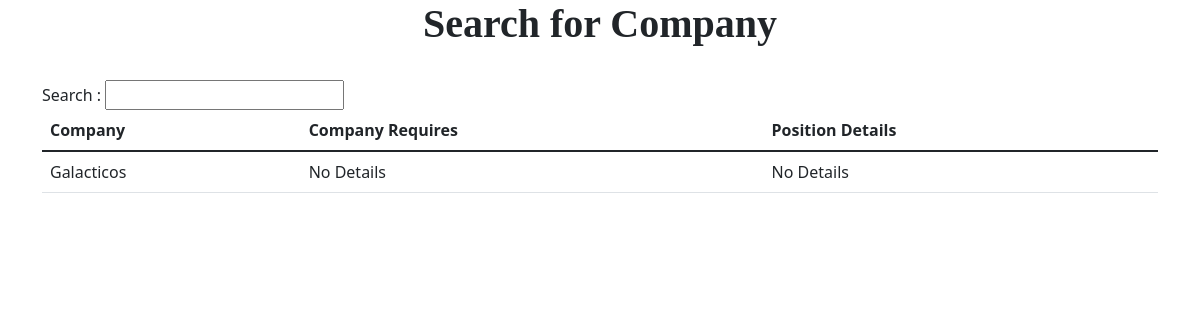
The app's page /searchcompany (signed in), older data.
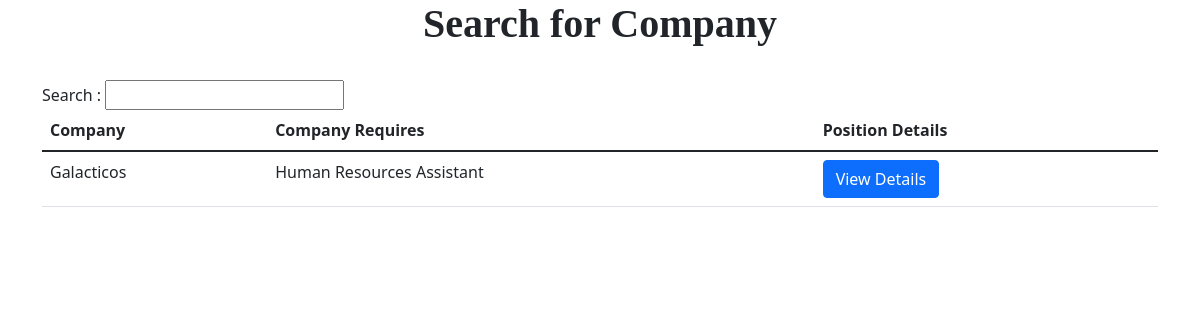
The same page, newer data.
### app.py (models this page shows)
class Company(db.Model):
    sno = db.Column(db.Integer, primary_key=True)
    name = db.Column(db.String(200), nullable=False)
    username = db.Column(db.String(200), unique=True)
    password = db.Column(db.String(200), nullable=False)
    jobTitle = db.Column(db.String(200), nullable=True)
    pdf = db.Column(db.String(200), nullable=True)

### app.py (the view)
@app.route("/searchcompany")
def searchcompany():
    if 'username' in session:
        company = Company.query.all()
        return render_template('searchcompany.html', company=company)
    return redirect(url_for('userlogin'))

### app.py (called while the page is built)
@app.context_processor
def context_processor():
    return dict(userincompanyfavourite = userincompanyfavourite, userdetailsincompanyfavourite = userdetailsincompanyfavourite, companyjobreq=companyjobreq, percentagematch = percentagematch)

### templates/searchcompany.html (shortened to what this page needs)
<!DOCTYPE html>
<html lang="en">
<head>
    <link href="https://cdn.jsdelivr.net/npm/bootstrap@5.1.1/dist/css/bootstrap.min.css" rel="stylesheet"
 />
    <link rel="stylesheet" href="{{url_for('static', filename='css/profile.css')}}" />
</head>
<body>
    <div class="container">
        <h1 class="text-center" style="font-family: serif, georgia; font-weight: bold">
            Search for Company
        </h1>
        <br />
        Search : <input type="text" name="text" id="myInput" />
        <table class="table">
            <thead>
                <tr>
                    <th>Company</th>
                    <th>Company Requires</th>
                    <th>Position Details</th>
                </tr>
            </thead>
            <tbody id="myTable">
                {% for i in company %}
                <tr>
                    <td>{{i.name}}</td>
                    <td>
                        {% if i.jobTitle %}
                        {{i.jobTitle}}
                        {% else %}
                        No Details
                        {% endif %}
                    </td>
                    <td>
                        {% if i.pdf %}
                        <a href="static/companyJobRequiement/{{i.pdf}}" class="btn btn-primary" target="__blank">
                            View Details
                        </a>
                        {% else %}
                        No Details
                        {% endif %}
                    </td>
                </tr>
                {% endfor %}
            </tbody>
        </table>
    </div>
</body>
</html>

Row changes from the older to the newer data that the page shows:
changed Company "Galacticos": jobTitle (not shown) → "Human Resources Assistant"; pdf "No Details" → "View Details"; no longer shows "No Details"
